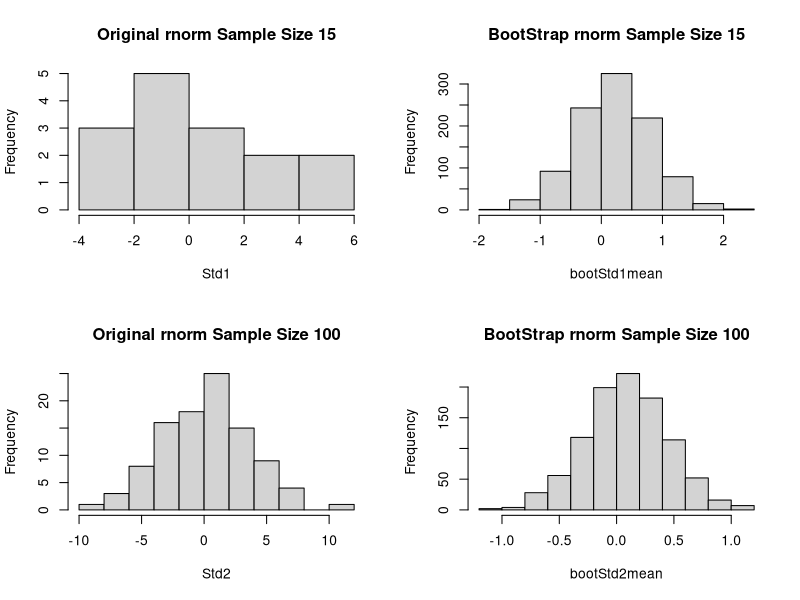
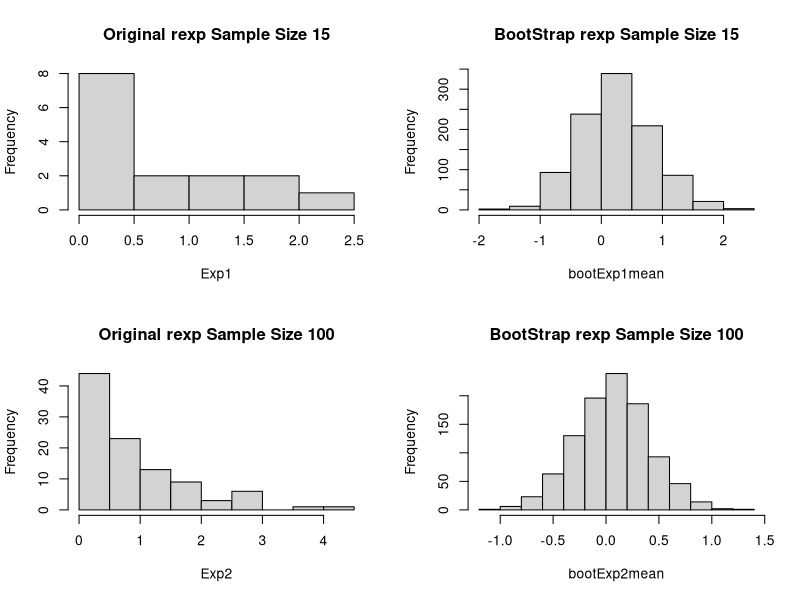

These figures' R source, in order:
## ---- chunk 1
##Define two rnorm samples of differing sample sizes
Std1 <- rnorm(15, 0, 4)  #small sample size
Std2 <- rnorm(100, 0, 4) #large sample size

##Define two rexp samples of differing sample sizes
Exp1 <- rexp(15)  #small sample size
Exp2 <- rexp(100) #large sample size

##Define a vector to house the 1000 samples for each
bootStd1mean <- numeric(1000)
bootStd2mean <- numeric(1000)
bootExp1mean <- numeric(1000)
bootExp2mean <- numeric(1000)

##This is our bootstrap loop to define means of 1000 samples of our original dataset.
##Samples are chosen randomly with replacement
for (i in 1:1000) {
bootStd1 <- sample(Std1, size=length(Std1), replace=TRUE)
bootStd2 <- sample(Std2, size=length(Std2), replace=TRUE)

bootexp1 <- sample(Std1, size=length(Exp1), replace=TRUE)
bootexp2 <- sample(Std2, size=length(Exp2), replace=TRUE)

bootStd1mean[i] <- mean(bootStd1)
bootStd2mean[i] <- mean(bootStd2)

bootExp1mean[i] <- mean(bootexp1)
bootExp2mean[i] <- mean(bootexp2)
}

## ---- chunk 2
par(mfrow=c(2,2))
hist(Std1, main = "Original rnorm Sample Size 15")
hist(bootStd1mean, main = "BootStrap rnorm Sample Size 15")

hist(Std2, main = "Original rnorm Sample Size 100")
hist(bootStd2mean, main = "BootStrap rnorm Sample Size 100")
## ---- chunk 3
par(mfrow=c(2,2))
hist(Exp1, main = "Original rexp Sample Size 15")
hist(bootExp1mean, main = "BootStrap rexp Sample Size 15")

hist(Exp2, main = "Original rexp Sample Size 100")
hist(bootExp2mean, main = "BootStrap rexp Sample Size 100")
